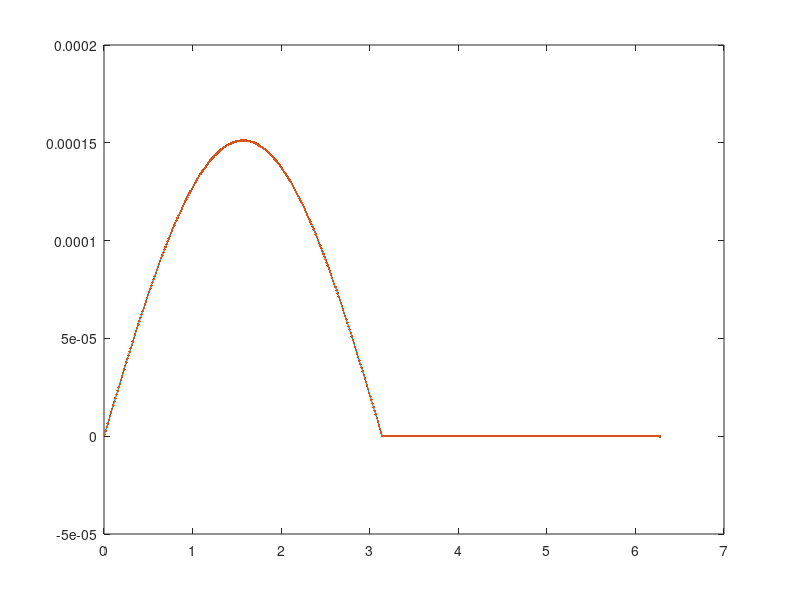
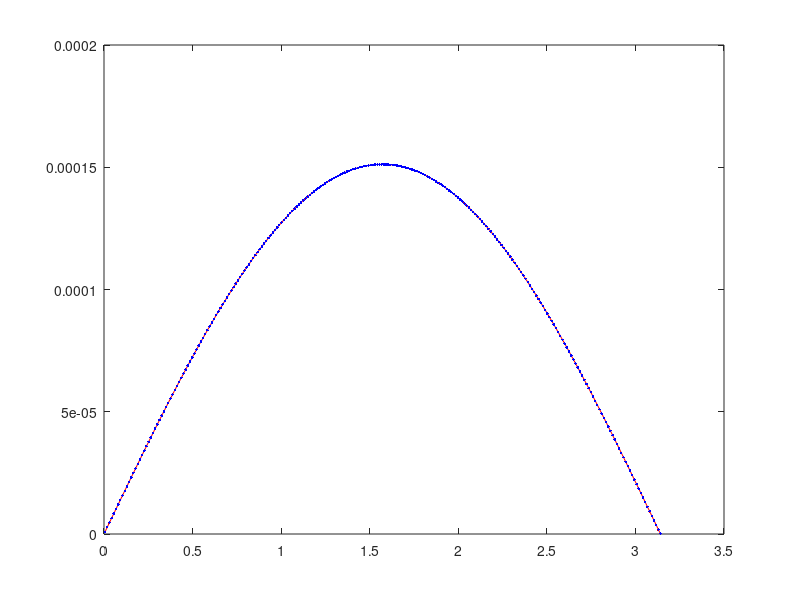
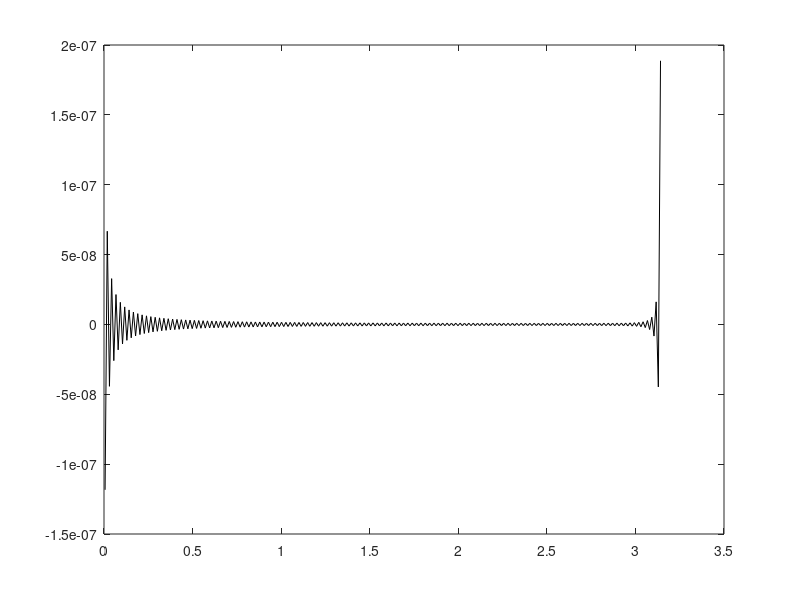

Recreate these plots in MATLAB, in order. (Note: this script raises an error after producing the figures.)
% ssht_demo7 - Run demo7
%
% Integrate a band-limited function on the sphere using the symmetrised
% quadrature weights.
% 
% Default usage is given by
%
%   ssht_demo7
%
% Author: Jason McEwen (www.jasonmcewen.org)

function ssht_demo7

clear all;

% Define parameters.
method = 'MW'
L = 256
reality = false

% Generate random flms (of complex signal).
flm = zeros(L^2,1);
flm = rand(size(flm)) + sqrt(-1)*rand(size(flm));
flm = 2.*(flm - (1+sqrt(-1))./2);

% Impose reality on flms.
if reality
   for el = 0:L-1
      m = 0;
      ind = ssht_elm2ind(el, m);      
      flm(ind) = real(flm(ind));
      for m = 1:el
         ind_pm = ssht_elm2ind(el, m);
         ind_nm = ssht_elm2ind(el, -m);         
         flm(ind_nm) = (-1)^m * conj(flm(ind_pm));
      end
   end
end

% Compute weights.
for m = -(L-1):(L-1)
   w(m+L) = mw_weights(m);
end

% Apply phase shift to account for theta offset.
wr = w .* exp(-i*[-(L-1):(L-1)]*pi/(2.*L-1));

% Compute weights as function of theta.
wr = real(fft(ifftshift(wr))).*2.*pi./(2*L-1).^2;
t=0:2*L-2;
theta = pi*(2*t+1)./(2.*L-1);
plot(theta, (2*pi).^2/(2*L-1).^2.*[sin(theta(1:L)), zeros(1,L-1)])
hold on;
plot(theta, wr, '.')

% Compute symmetrised quadrature weights defined on sphere.
q = wr(1:L);
q(1:L-1) = q(1:L-1) + wr(end:-1:L+1);
figure
plot(theta(1:L), (2*pi).^2/(2*L-1).^2.*sin(theta(1:L)), 'r')
hold on;
plot(theta(1:L), q, '.r')
plot(theta(1:L), wr(1:L), '.b')
figure
plot(theta(1:L), q - (2*pi).^2/(2*L-1).^2.*sin(theta(1:L)), '-k')

% Integral of function given by rescaled (el,m)=(0,0) harmonic coefficient.
I0 = flm(1,1) .* sqrt(4*pi)

% Integrate function on sphere using all points.
f = ssht_inverse(flm, L, 'Method', method, 'Reality', reality);
Q = q.' * ones(1, 2*L-1);
I1 = sum(Q(:) .* f(:))

% Integration function on sphere using L points in theta.
% (Zero-pad to evalue the band-limited function on the correct L points.)
for r = 1:size(f,1)
   f_up(r,:) = ifft(ifftshift([0, fftshift(fft(f(r,:)))])) ...
      ./ (2*L-1) * (2*L);
end
f_down = f_up(:,1:2:end);
Q_down = q.' * ones(1, L);
I2 = sum(Q_down(:) .* f_down(:)) * (2*L-1) / L

% Compute integration errors.
I1_err = max(abs(I1 - I0))
I2_err = max(abs(I2 - I0))



function w = mw_weights(m)
%% mw_weights - Compute MW weights
%
% Compute the MW weights.
% 
% Default usage is given by
%
%   w = mw_weights(m)
%
% where m is the weight index from -(L-1):(L-1) and w is the corresponding
% weight.
%
% Author: Jason McEwen (www.jasonmcewen.org)

if m == 1
   w = sqrt(-1) * pi / 2;
elseif m == -1
   w = - sqrt(-1) * pi / 2;
elseif mod(m,2) == 0
   w = 2 / (1 - m.*m);
else
   w = 0;
end



